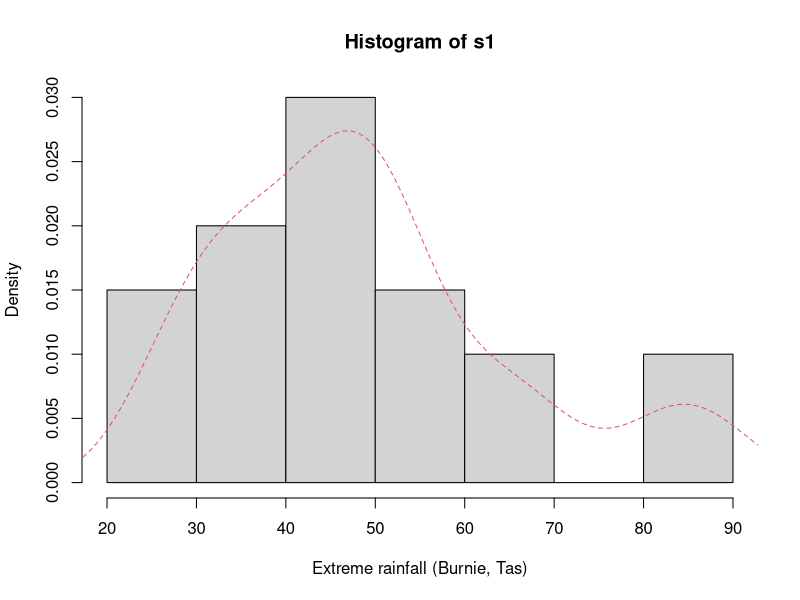

This chart was generated by the following R code:
## ---- chunk 1
setwd('/Users/rafsanalmamun/Desktop/MAST90105_Labs/Lab 7')
## ---- chunk 2
tasmania = read.csv('EditedRainfall.csv')
## ---- chunk 3

View(tasmania)
dim(tasmania) # check data dimension
names(tasmania[, 1:5]) # names of the first 5 columns
year = tasmania[, 1] # create a vector for year
s1 = tasmania[, 2] # create a vector for station 1 (Burnie)
s2 = tasmania[, 3] # create a vector for station 2 (Cape Grim)
## ---- chunk 4

summary(s1) # 5-number summary plus sample mean
## ---- chunk 5
sd(s1) # sample standard deviaion

IQR(s1) # IQR
## ---- chunk 6
# sample percentiles using Type 6 and 7
# approximations
quantile(s1, type = 6)
quantile(s1, type = 7)
## ---- chunk 7
summary(s2)

# remove the null values to calculate sd and IQR
sd(s2, na.rm = TRUE)
IQR(s2, na.rm = TRUE)
## ---- chunk 8

hist(s1, freq = FALSE, xlab = "Extreme rainfall (Burnie, Tas)") # freq = FALSE gives density
smooth.density = density(s1) # fits a smooth curve
points(smooth.density, type = "l", lty = 2, col = 2) # adds a smooth curve
